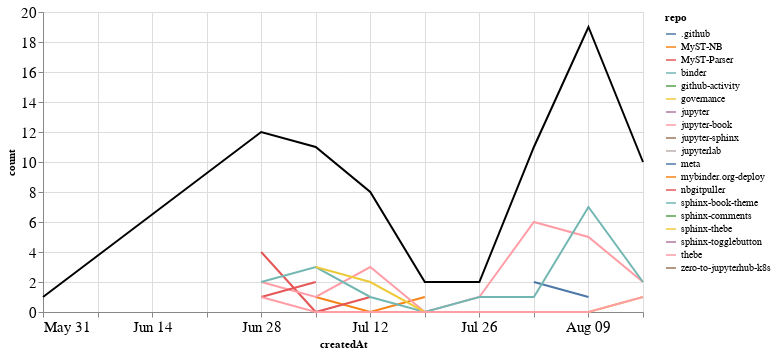

Notebook code for this chart:
### Markdown cell above
## PRs

### Code cell
prs_time = prs.groupby('repo').resample('W', on='createdAt').count()['author'].reset_index()
prs_time = prs_time.rename(columns={'author': 'count'})
prs_time_total = prs_time.groupby('createdAt').agg({"count": "sum"}).reset_index()

ch1 = alt.Chart(prs_time, width=600).mark_line().encode(
    x='createdAt',
    y='count',
    color='repo',
    tooltip="repo"
)

ch2 = alt.Chart(prs_time_total, width=600).mark_line(color="black").encode(
    x='createdAt',
    y='count',
)

ch1 + ch2

### Figure 1 — Vega-Lite specification as saved in the notebook (floating-point values rounded to 4 significant figures)
{"config": {"axisLeft": {"labelFontSize": 15}, "axisBottom": {"labelFontSize": 15}}, "layer": [{"data": {"name": "data-b6f0a7b9b5080100a803be7cd17107f9"}, "mark": "line", "encoding": {"color": {"type": "nominal", "field": "repo"}, "tooltip": {"type": "nominal", "field": "repo"}, "x": {"type": "temporal", "field": "createdAt"}, "y": {"type": "quantitative", "field": "count"}}, "width": 600}, {"data": {"name": "data-9e754e4d2383680f193683296924110d"}, "mark": {"type": "line", "color": "black"}, "encoding": {"x": {"type": "temporal", "field": "createdAt"}, "y": {"type": "quantitative", "field": "count"}}, "width": 600}], "$schema": "https://vega.github.io/schema/vega-lite/v4.8.1.json", "datasets": {"data-b6f0a7b9b5080100a803be7cd17107f9": [{"repo": ".github", "createdAt": "2020-08-02T00:00:00", "count": 2}, {"repo": "MyST-NB", "createdAt": "2020-07-05T00:00:00", "count": 1}, {"repo": "MyST-NB", "createdAt": "2020-07-12T00:00:00", "count": 0}, {"repo": "MyST-NB", "createdAt": "2020-07-19T00:00:00", "count": 1}, {"repo": "MyST-Parser", "createdAt": "2020-06-28T00:00:00", "count": 4}, {"repo": "MyST-Parser", "createdAt": "2020-07-05T00:00:00", "count": 0}, {"repo": "MyST-Parser", "createdAt": "2020-07-12T00:00:00", "count": 1}, {"repo": "binder", "createdAt": "2020-06-28T00:00:00", "count": 1}, {"repo": "github-activity", "createdAt": "2020-08-09T00:00:00", "count": 2}, {"repo": "governance", "createdAt": "2020-05-31T00:00:00", "count": 1}, {"repo": "jupyter", "createdAt": "2020-07-12T00:00:00", "count": 1}, {"repo": "jupyter-book", "createdAt": "2020-06-28T00:00:00", "count": 2}, {"repo": "jupyter-book", "createdAt": "2020-07-05T00:00:00", "count": 1}, {"repo": "jupyter-book", "createdAt": "2020-07-12T00:00:00", "count": 3}, {"repo": "jupyter-book", "createdAt": "2020-07-19T00:00:00", "count": 0}, {"repo": "jupyter-book", "createdAt": "2020-07-26T00:00:00", "count": 1}, {"repo": "jupyter-book", "createdAt": "2020-08-02T00:00:00", "count": 6}, {"repo": "jupyter-book", "createdAt": "2020-08-09T00:00:00", "count": 5}, {"repo": "jupyter-book", "createdAt": "2020-08-16T00:00:00", "count": 2}, {"repo": "jupyter-sphinx", "createdAt": "2020-06-28T00:00:00", "count": 1}, {"repo": "jupyterlab", "createdAt": "2020-08-09T00:00:00", "count": 1}, {"repo": "meta", "createdAt": "2020-08-02T00:00:00", "count": 2}, {"repo": "meta", "createdAt": "2020-08-09T00:00:00", "count": 1}, {"repo": "mybinder.org-deploy", "createdAt": "2020-07-19T00:00:00", "count": 1}, {"repo": "nbgitpuller", "createdAt": "2020-06-28T00:00:00", "count": 1}, {"repo": "nbgitpuller", "createdAt": "2020-07-05T00:00:00", "count": 2}, {"repo": "sphinx-book-theme", "createdAt": "2020-06-28T00:00:00", "count": 2}, {"repo": "sphinx-book-theme", "createdAt": "2020-07-05T00:00:00", "count": 3}, {"repo": "sphinx-book-theme", "createdAt": "2020-07-12T00:00:00", "count": 1}, {"repo": "sphinx-book-theme", "createdAt": "2020-07-19T00:00:00", "count": 0}, {"repo": "sphinx-book-theme", "createdAt": "2020-07-26T00:00:00", "count": 1}, {"repo": "sphinx-book-theme", "createdAt": "2020-08-02T00:00:00", "count": 1}, {"repo": "sphinx-book-theme", "createdAt": "2020-08-09T00:00:00", "count": 7}, {"repo": "sphinx-book-theme", "createdAt": "2020-08-16T00:00:00", "count": 2}, {"repo": "sphinx-comments", "createdAt": "2020-08-16T00:00:00", "count": 4}, {"repo": "sphinx-thebe", "createdAt": "2020-07-05T00:00:00", "count": 3}, {"repo": "sphinx-thebe", "createdAt": "2020-07-12T00:00:00", "count": 2}, {"repo": "sphinx-thebe", "createdAt": "2020-07-19T00:00:00", "count": 0}, {"repo": "sphinx-thebe", "createdAt": "2020-07-26T00:00:00", "count": 0}, {"repo": "sphinx-thebe", "createdAt": "2020-08-02T00:00:00", "count": 0}, {"repo": "sphinx-thebe", "createdAt": "2020-08-09T00:00:00", "count": 0}, {"repo": "sphinx-thebe", "createdAt": "2020-08-16T00:00:00", "count": 1}, {"repo": "sphinx-togglebutton", "createdAt": "2020-08-09T00:00:00", "count": 3}, {"repo": "thebe", "createdAt": "2020-06-28T00:00:00", "count": 1}, {"repo": "thebe", "createdAt": "2020-07-05T00:00:00", "count": 0}, {"repo": "thebe", "createdAt": "2020-07-12T00:00:00", "count": 0}, {"repo": "thebe", "createdAt": "2020-07-19T00:00:00", "count": 0}, {"repo": "thebe", "createdAt": "2020-07-26T00:00:00", "count": 0}, {"repo": "thebe", "createdAt": "2020-08-02T00:00:00", "count": 0}, {"repo": "thebe", "createdAt": "2020-08-09T00:00:00", "count": 0}, {"repo": "thebe", "createdAt": "2020-08-16T00:00:00", "count": 1}, {"repo": "zero-to-jupyterhub-k8s", "createdAt": "2020-07-05T00:00:00", "count": 1}], "data-9e754e4d2383680f193683296924110d": [{"createdAt": "2020-05-31T00:00:00", "count": 1}, {"createdAt": "2020-06-28T00:00:00", "count": 12}, {"createdAt": "2020-07-05T00:00:00", "count": 11}, {"createdAt": "2020-07-12T00:00:00", "count": 8}, {"createdAt": "2020-07-19T00:00:00", "count": 2}, {"createdAt": "2020-07-26T00:00:00", "count": 2}, {"createdAt": "2020-08-02T00:00:00", "count": 11}, {"createdAt": "2020-08-09T00:00:00", "count": 19}, {"createdAt": "2020-08-16T00:00:00", "count": 10}]}}
